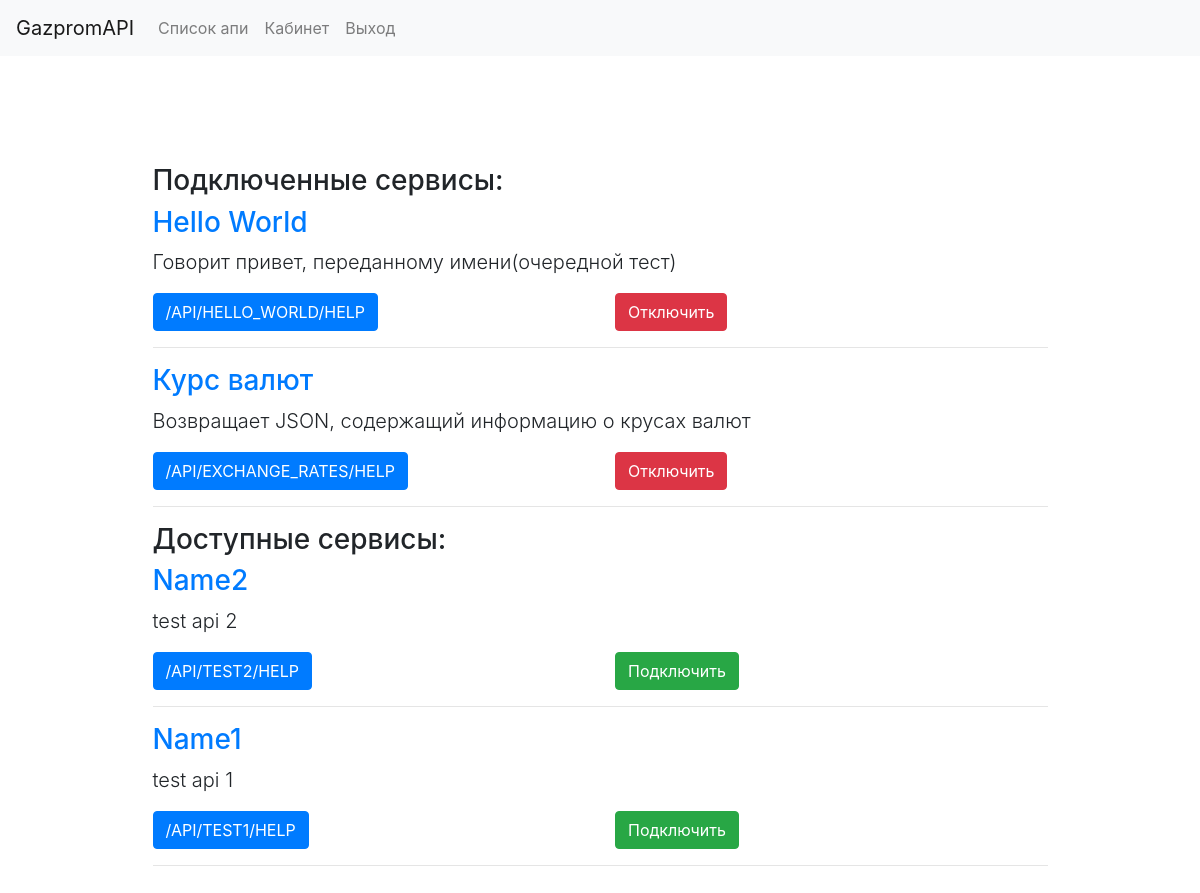
The page /partner/api_list (signed in) on the database as committed earlier.
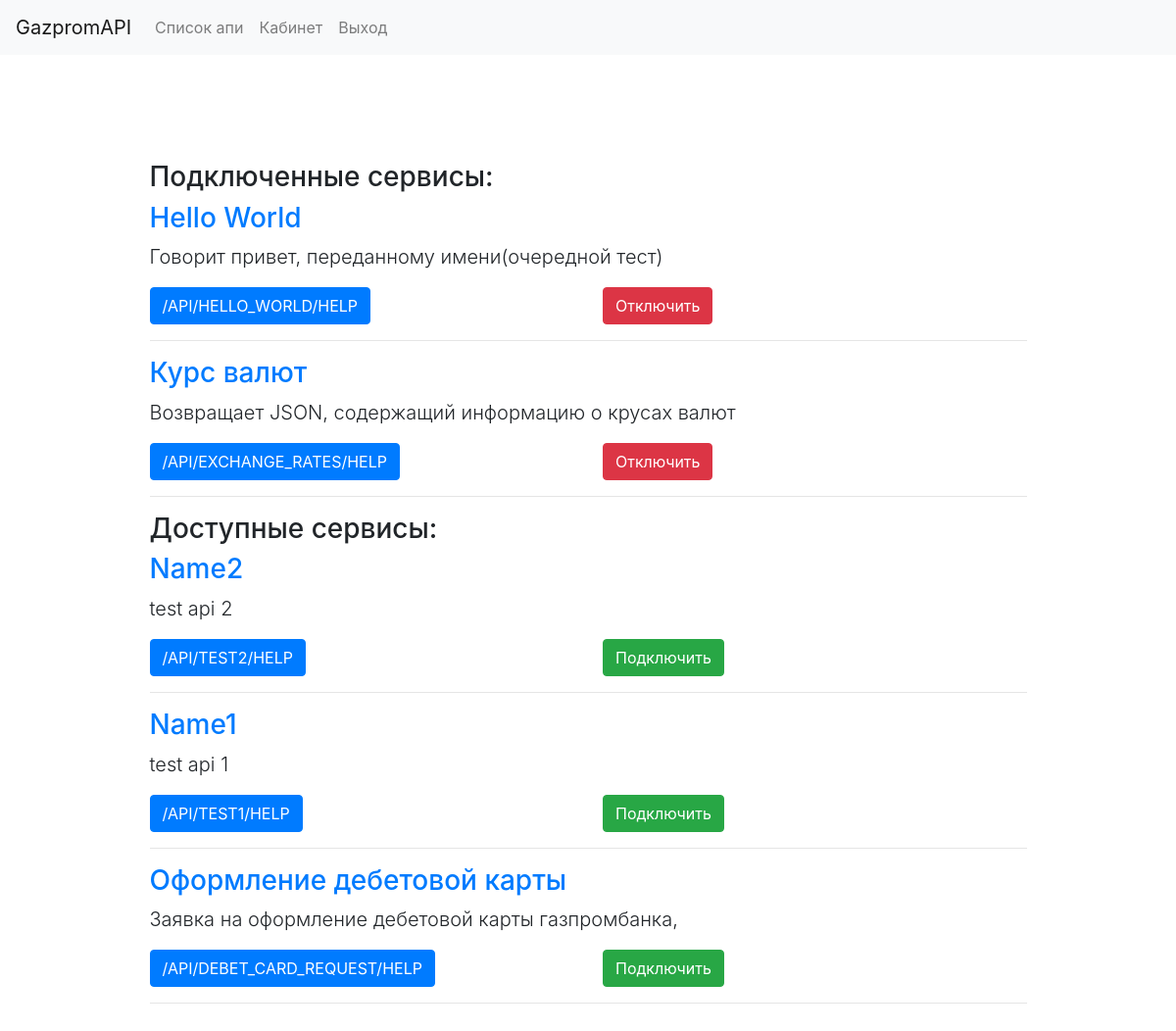
The same page on the database as committed later.
### main_app/models/models.py (models this page shows, shortened)
class Service(db.Model):
    __tablename__ = 'services'
    id = db.Column(db.Integer, primary_key=True)
    name = db.Column(db.String(32), index=True, unique=True)
    base_url = db.Column(db.String(64), index=True, unique=True)
    description = db.Column(db.String(256))
    internal = db.Column(db.Boolean, default=True, nullable=False)
    @property
    def help_url(self):
        return self.base_url + "/help"

### main_app/routes/partner.py (the view)
@bp.route('/api_list')
@login_required
def api_list():
    available_services = current_user.available_services.all()
    other_services = current_user.other_services.all()
    return render_template("partner/api_list.html",
                           available_services=available_services,
                           other_services=other_services)

### main_app/models/models.py (called while the page is built)
@login.user_loader
def load_user(id):
    return User.query.get(int(id))

    @property
    def other_services(self):
        ids = [item.id for item in self.available_services]
        return Service.query.filter(~Service.id.in_(ids))

### main_app/templates/partner/api_list.html
{% extends 'base.html' %}
{% block app_content %}
<div class="api-list">
    <div class="container-fluid">
        <div class="row">
            <div class="col-1"></div>
            <div class="col-10">
                <h3>Подключенные сервисы:</h3>
            </div>
            <br/>
        </div>
        {% for service in available_services %}
        <div class="row">
            <div class="col-1"></div>
            <div class="col-10"><h3><a href="{{ url_for('public.api_demo', service_id=service.id) }}">{{ service.name }}</a></h3>
                <p class="lead">{{ service.description }}</p>
                <div class="row">
                    <div class="col-6">
                        <a class="btn btn-primary" href="{{ service.help_url }}">{{ service.help_url.upper() }}</a>
                    </div>
                    <div class="col-6">
                        <a class="btn btn-danger" href="{{ url_for('partner.service_delete', service_id=service.id) }}">Отключить</a>
                    </div>
                </div>
                <hr>
            </div>
            <div class="col-1"></div>
        </div>
        {% endfor %}
        <div class="row">
            <div class="col-1"></div>
            <div class="col-10">
                <h3>Доступные сервисы:</h3>
            </div>
        </div>
        {% for service in other_services %}
        <div class="row">
            <div class="col-1"></div>
            <div class="col-10"><h3><a href="{{ url_for('public.api_demo', service_id=service.id) }}">{{ service.name
                }}</a></h3>
                <p class="lead">{{ service.description }}</p>
                <div class="row">
                    <div class="col-6">
                        <a class="btn btn-primary" href="{{ service.help_url }}">{{ service.help_url.upper() }}</a>
                    </div>
                    <div class="col-6">
                        <a class="btn btn-success" href="{{ url_for('partner.service_add', service_id=service.id) }}">Подключить</a>
                    </div>
                </div>
                <hr>
            </div>
            <div class="col-1"></div>
        </div>
        {% endfor %}
    </div>
</div>
{% endblock %}

Rows that differ between the two databases and show on the page:
added Service: name "Оформление дебетовой карты", description "Заявка на оформление дебетовой карты газпромбанка,", help_url "/API/DEBET_CARD_REQUEST/HELP", shown under "Доступные сервисы:"
